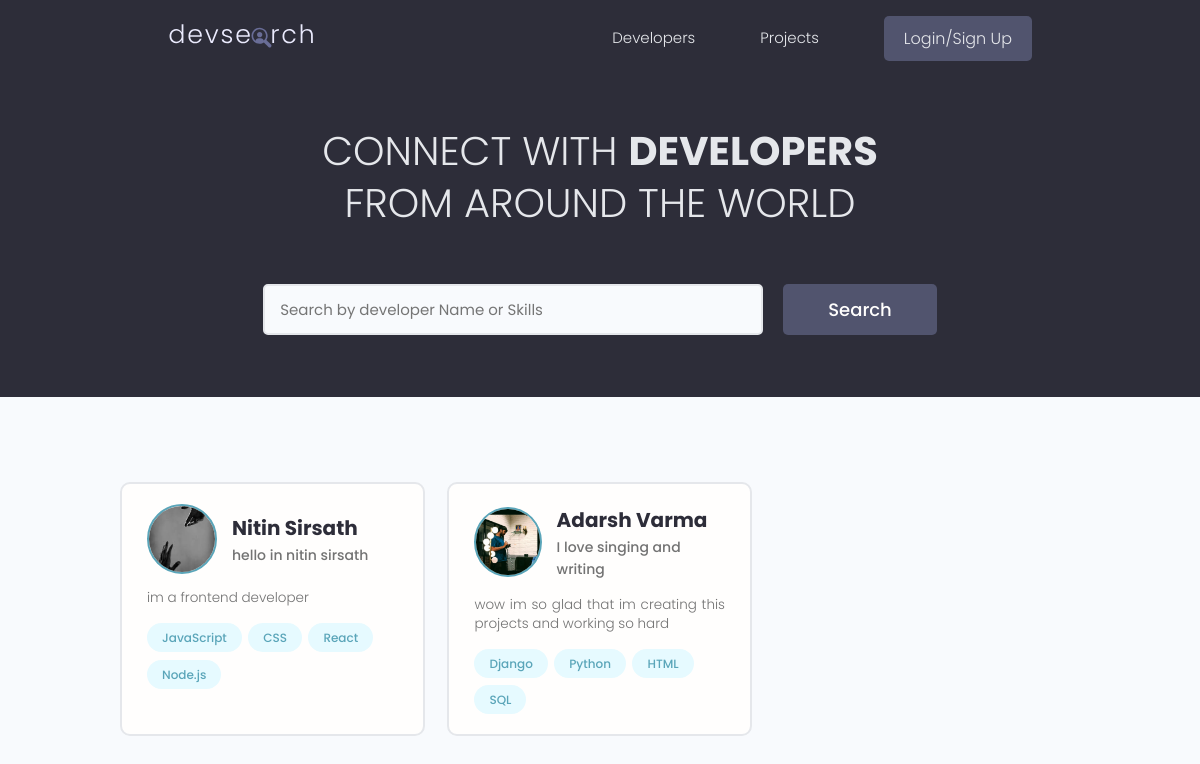
The app's page /, older data.
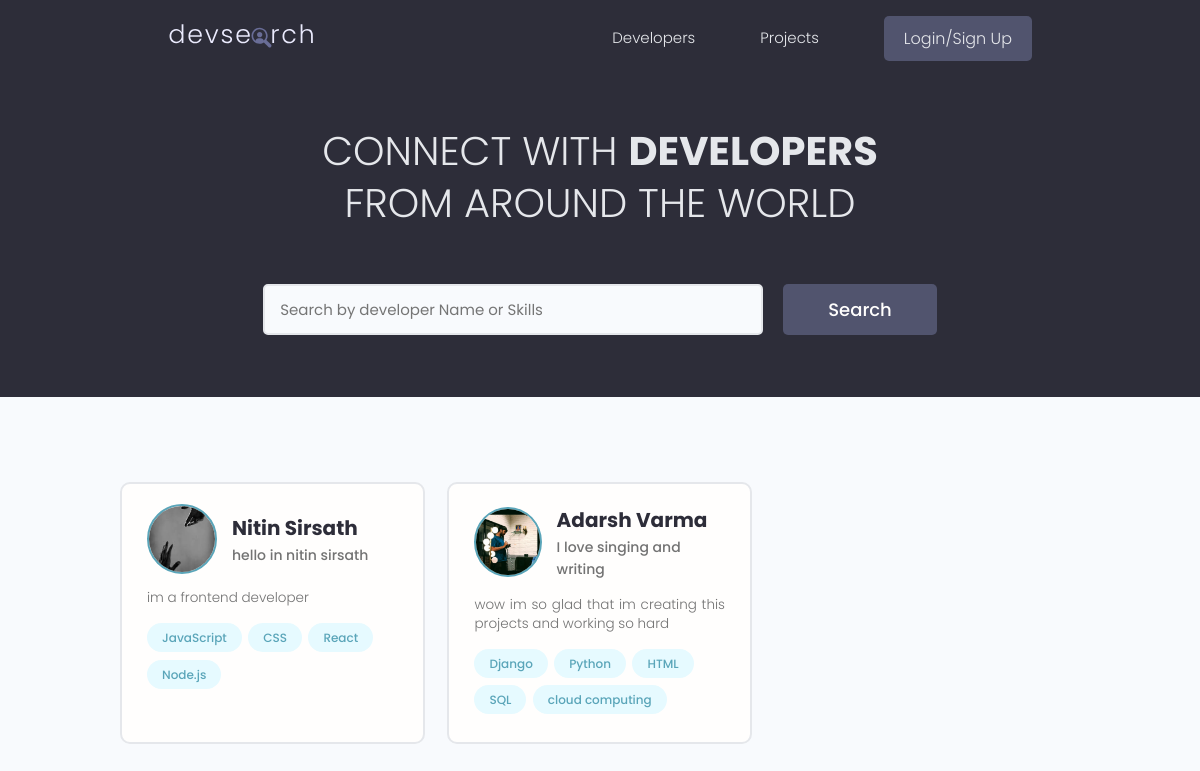
The same page, newer data.
### users/models.py (models this page shows, shortened)
class Profile(models.Model):
    user = models.OneToOneField(User, on_delete=models.CASCADE, null=True, blank=True)
    name = models.CharField(max_length=200, null=True, blank=True)
    email = models.EmailField(max_length=500, null=True, blank=True)
    username = models.CharField(max_length=200, null=True, blank=True)
    location = models.CharField(max_length=200, null=True, blank=True)
    short_intro = models.CharField(max_length=200, null=True, blank=True)
    bio = models.TextField(null=True, blank=True)
    profile_image = models.ImageField(null=True, blank=True, upload_to='profiles/', default='profiles/user-default.png')
    social_github = models.CharField(max_length=200, null=True, blank=True)
    social_twitter = models.CharField(max_length=200, null=True, blank=True)
    social_linkedin = models.CharField(max_length=200, null=True, blank=True)
    social_youtube = models.CharField(max_length=200, null=True, blank=True)
    social_website = models.CharField(max_length=200, null=True, blank=True)
    created = models.DateTimeField(auto_now_add=True)
    id = models.UUIDField(default=uuid.uuid4, unique=True, primary_key=True, editable=False)
    class Meta:
        ordering = ['-created']

class Skill(models.Model):
    owner = models.ForeignKey(Profile, on_delete=models.CASCADE, null=True, blank=True)
    name = models.CharField(max_length=200, null=True, blank=True)
    description = models.TextField(null=True, blank=True)
    created = models.DateTimeField(auto_now_add=True)
    id = models.UUIDField(default=uuid.uuid4, unique=True, primary_key=True, editable=False)
    def __str__(self):
        return str(self.name)

### users/views.py (the view)
# urls.py: path('', profiles, name = 'profiles'),
def profiles(request):
    profiles, search_query = searchProfile(request)
    custom_range, profiles = paginateProfiles(request, profiles, 6)
    context = {'profiles':profiles, 'search_query':search_query, 'custom_range':custom_range}
    return render(request, 'users/profiles.html', context)

### users/utils.py (called while the page is built)
def searchProfile(request):
    search_query = ''
    if request.GET.get('search_query'):
        search_query = request.GET.get('search_query')
    skills = Skill.objects.filter(name__icontains =search_query)
    profiles = Profile.objects.distinct().filter(
        Q(name__icontains = search_query) |
        Q(name__icontains = search_query) |
        Q(skill__in = skills)
        )
    return profiles, search_query

def paginateProfiles(request, profiles, result):
    page = request.GET.get('page')
    paginator = Paginator(profiles, result)
    try:
        profiles = paginator.page(page)
    except PageNotAnInteger:
        page = 1
        profiles = paginator.page(page)
    except EmptyPage:
        page = paginator.num_pages
        profiles = paginator.page(page)
    left_index = (int(page) - 2)
    if left_index < 1:
        left_index = 1
    right_index = (int(page) + 3)
    if right_index > paginator.num_pages:
        right_index = paginator.num_pages + 1
    custom_range = range(left_index, right_index)
    return  custom_range, profiles

### users/templates/users/profiles.html (shortened to what this page needs)
{% extends 'main.html' %}
{% block content %}
<main class="home">
  <section class="hero-section text-center">
    <div class="container container--narrow">
      <div class="hero-section__box">
        <h2>CONNECT WITH <span>DEVELOPERS</span></h2>
        <h2>FROM AROUND THE WORLD</h2>
      </div>
      <div class="hero-section__search">
        <form class="form" action="{% url 'profiles' %}" method="get">
          <div class="form__field">
            <input class="input input--text" id="formInput#search" type="text" name="search_query"
              value="{{search_query}}" placeholder="Search by developer Name or Skills" />
          </div>
          <input class="btn btn--sub btn--lg" type="submit" value="Search" />
        </form>
      </div>
    </div>
  </section>
  <section class="devlist">
    <div class="container">
      <div class="grid grid--three">
        {% for profile in profiles %}
            <div class="column card">
              <div class="dev">
                  <a href="{% url 'user-profile' profile.id %}" class="card__body">
                      <div class="dev__profile">
                          <img class="avatar avatar--md" src="{{ profile.profile_image.url }}" alt="image" />
                          <div class="dev__meta">
                              <h3>{{profile.name}}</h3>
                              <h5>{{profile.short_intro|slice:"60"}}</h5>
                          </div>
                      </div>
                      <p class="dev__info">{{profile.bio|slice:"150"}}</p>
                      <div class="dev__skills">
                          {% for skill in profile.skill_set.all|slice:"5" %}
                              <span class="tag tag--pill tag--main">
                                  <small>{{skill}}</small>
                              </span>
                          {% endfor %}
                      </div>
                  </a>
              </div>
            </div>
        {% endfor %}
      </div>
    </div>
  </section>
</main>
{% endblock content %}

Row changes from the older to the newer data that the page shows:
added Skill: name "cloud computing", shown under Profile "Adarsh Varma"
